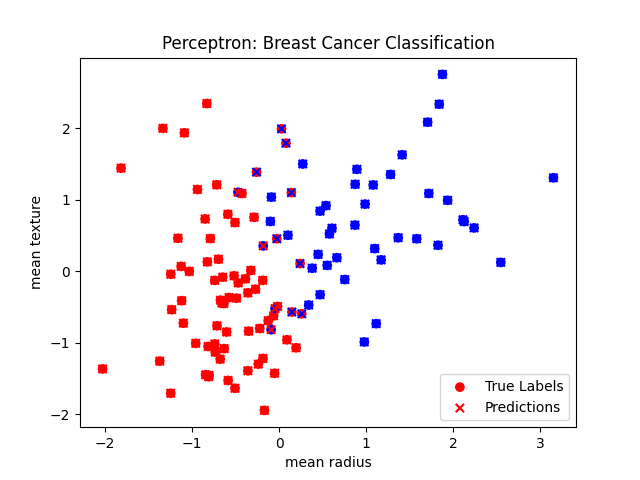

The script that drew this image:
import numpy as np
import matplotlib.pyplot as plt
from sklearn.datasets import load_breast_cancer
from sklearn.model_selection import train_test_split


# Perceptron implementation
class Perceptron:
    def __init__(self, learning_rate=0.01, n_iterations=1000):
        self.lr = learning_rate
        self.n_iter = n_iterations
        self.weights = None
        self.bias = None

    def fit(self, X, y):
        n_samples, n_features = X.shape
        self.weights = np.zeros(n_features)
        self.bias = 0
        y_ = np.where(y <= 0, -1, 1)  # Convert labels to -1, 1

        # Training loop
        for _ in range(self.n_iter):
            for idx, x_i in enumerate(X):
                linear_output = np.dot(x_i, self.weights) + self.bias
                y_pred = np.sign(linear_output)
                if y_[idx] * linear_output <= 0:
                    self.weights += self.lr * y_[idx] * x_i
                    self.bias += self.lr * y_[idx]

    def predict(self, X):
        return np.sign(np.dot(X, self.weights) + self.bias)


# Normalize data
def normalize(X):
    return (X - X.mean(axis=0)) / X.std(axis=0)


# Main function
def main():
    # Load real dataset (Breast Cancer)
    data = load_breast_cancer()
    X, y = data.data[:, :2], data.target  # Use first two features for simplicity

    # Normalize features
    X = normalize(X)

    # Split into training and test sets
    X_train, X_test, y_train, y_test = train_test_split(X, y, test_size=0.2, random_state=42)

    # Train model
    model = Perceptron(learning_rate=0.01, n_iterations=1000)
    model.fit(X_train, y_train)

    # Predict on test set
    y_pred = model.predict(X_test)

    # Calculate accuracy
    accuracy = np.mean(y_pred == np.where(y_test <= 0, -1, 1))
    print(f"Accuracy: {accuracy:.4f}")

    # Visualize
    plt.scatter(X_test[:, 0], X_test[:, 1], c=y_test, cmap='bwr', label='True Labels')
    plt.scatter(X_test[:, 0], X_test[:, 1], c=y_pred, marker='x', cmap='bwr', label='Predictions')
    plt.xlabel(data.feature_names[0])
    plt.ylabel(data.feature_names[1])
    plt.title('Perceptron: Breast Cancer Classification')
    plt.legend()
    plt.show()


if __name__ == "__main__":
    main()
